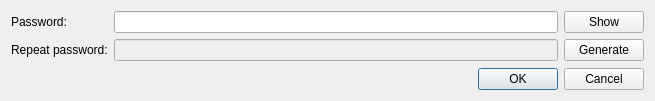
<?xml version="1.0" encoding="UTF-8"?>
<ui version="4.0">
 <class>PasswordChangeDialog</class>
 <widget class="QDialog" name="PasswordChangeDialog">
  <property name="geometry">
   <rect>
    <x>0</x>
    <y>0</y>
    <width>655</width>
    <height>101</height>
   </rect>
  </property>
  <property name="windowTitle">
   <string>Change password</string>
  </property>
  <layout class="QVBoxLayout" name="verticalLayout_2">
   <item>
    <layout class="QGridLayout" name="gridLayout_2">
     <item row="0" column="0">
      <widget class="QLabel" name="label">
       <property name="text">
        <string>Password:</string>
       </property>
      </widget>
     </item>
     <item row="0" column="1">
      <widget class="QLineEdit" name="password1">
       <property name="echoMode">
        <enum>QLineEdit::Password</enum>
       </property>
      </widget>
     </item>
     <item row="0" column="2">
      <widget class="QPushButton" name="show">
       <property name="text">
        <string>Show</string>
       </property>
       <property name="checkable">
        <bool>true</bool>
       </property>
      </widget>
     </item>
     <item row="1" column="0">
      <widget class="QLabel" name="label_2">
       <property name="text">
        <string>Repeat password:</string>
       </property>
      </widget>
     </item>
     <item row="1" column="1">
      <widget class="QLineEdit" name="password2">
       <property name="enabled">
        <bool>false</bool>
       </property>
      </widget>
     </item>
     <item row="1" column="2">
      <widget class="QPushButton" name="generate">
       <property name="text">
        <string>Generate</string>
       </property>
      </widget>
     </item>
    </layout>
   </item>
   <item>
    <spacer name="verticalSpacer">
     <property name="orientation">
      <enum>Qt::Vertical</enum>
     </property>
     <property name="sizeHint" stdset="0">
      <size>
       <width>20</width>
       <height>40</height>
      </size>
     </property>
    </spacer>
   </item>
   <item>
    <widget class="QDialogButtonBox" name="buttonBox">
     <property name="orientation">
      <enum>Qt::Horizontal</enum>
     </property>
     <property name="standardButtons">
      <set>QDialogButtonBox::Cancel|QDialogButtonBox::Ok</set>
     </property>
    </widget>
   </item>
  </layout>
 </widget>
 <resources/>
 <connections>
  <connection>
   <sender>buttonBox</sender>
   <signal>rejected()</signal>
   <receiver>PasswordChangeDialog</receiver>
   <slot>reject()</slot>
   <hints>
    <hint type="sourcelabel">
     <x>112</x>
     <y>85</y>
    </hint>
    <hint type="destinationlabel">
     <x>79</x>
     <y>100</y>
    </hint>
   </hints>
  </connection>
  <connection>
   <sender>buttonBox</sender>
   <signal>accepted()</signal>
   <receiver>PasswordChangeDialog</receiver>
   <slot>passwordAccepted()</slot>
   <hints>
    <hint type="sourcelabel">
     <x>268</x>
     <y>82</y>
    </hint>
    <hint type="destinationlabel">
     <x>293</x>
     <y>100</y>
    </hint>
   </hints>
  </connection>
  <connection>
   <sender>password2</sender>
   <signal>textEdited(QString)</signal>
   <receiver>PasswordChangeDialog</receiver>
   <slot>checkPassword2()</slot>
   <hints>
    <hint type="sourcelabel">
     <x>193</x>
     <y>48</y>
    </hint>
    <hint type="destinationlabel">
     <x>205</x>
     <y>64</y>
    </hint>
   </hints>
  </connection>
  <connection>
   <sender>password1</sender>
   <signal>textEdited(QString)</signal>
   <receiver>PasswordChangeDialog</receiver>
   <slot>checkPassword2()</slot>
   <hints>
    <hint type="sourcelabel">
     <x>349</x>
     <y>22</y>
    </hint>
    <hint type="destinationlabel">
     <x>343</x>
     <y>65</y>
    </hint>
   </hints>
  </connection>
 </connections>
 <slots>
  <slot>passwordAccepted()</slot>
  <slot>checkPassword2()</slot>
 </slots>
</ui>
